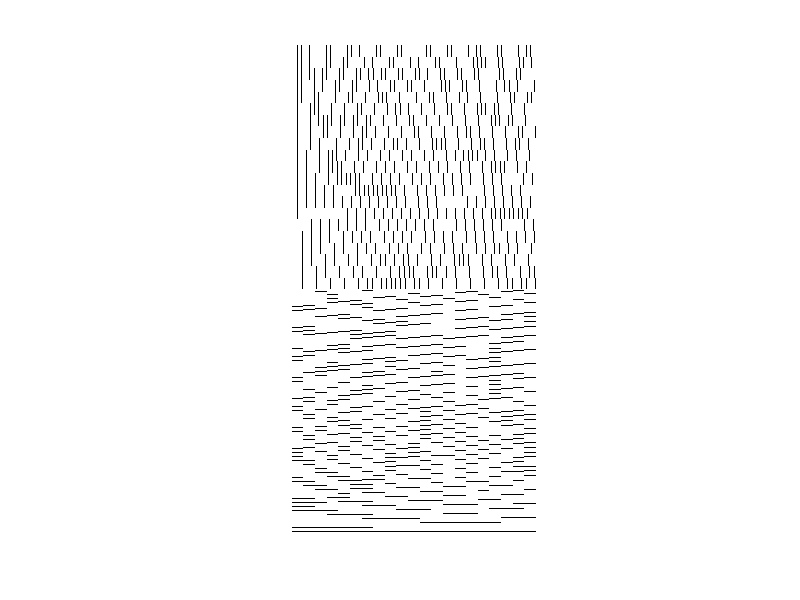

MATLAB code for this plot: (Note: this script raises an error after producing the figure.)
close all;clear;clc;

lpi = 75; %lenses per inch
dpi = 720; %dots per inch for image (effective printer resolution)
dpl = dpi/lpi; %dots per lens
img_sz = [4,4]; %image size in inch (4in = 101.6mm)
dim = img_sz*dpi; %image size in pixels

image = ones(dim); %image

%variate dots per lens
d_dpl = 0.1; %variation range from dpl
n = 21; %number of variations
steps = linspace(dpl-d_dpl,dpl+d_dpl,n); %range of dots per lens for calibration
l = floor(dim(1)/n);
q=0;
for stp=steps
    one_array = round( 1:stp:dim(2) ); %position of lines
    image(l*q+1:l*(q+1),one_array) = zeros(l,length(one_array));
    %image(l*q+1:l*(q+1),one_array+1) = zeros([l,length(one_array)]);
    q=q+1;
end

result = cat(1,image,rot90(image));


%figure(1);imagesc(image);axis equal;
figure(1);imshow(result);axis equal;
imwrite(result,'calibration.tiff','Resolution',dpi);
fprintf("space in pixels between lines:");
fprintf("%f ",steps);
fprintf("\n");